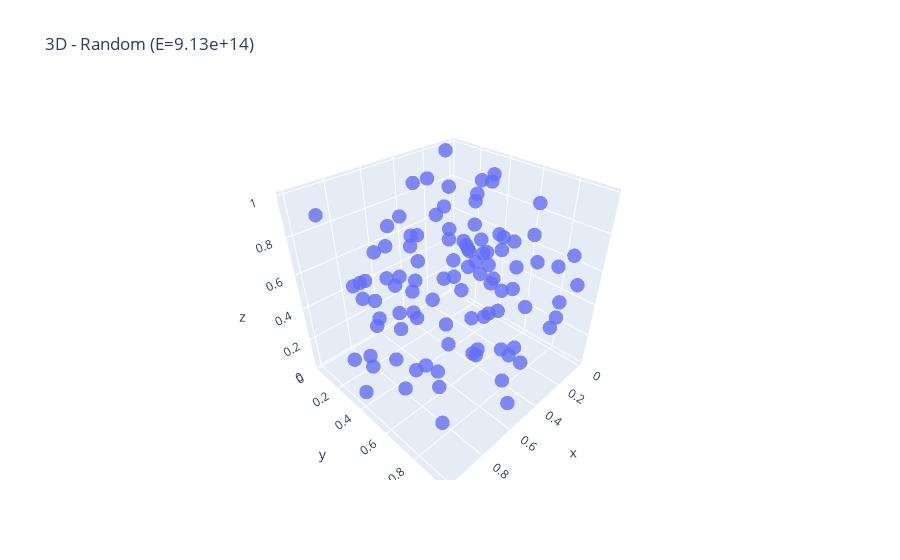
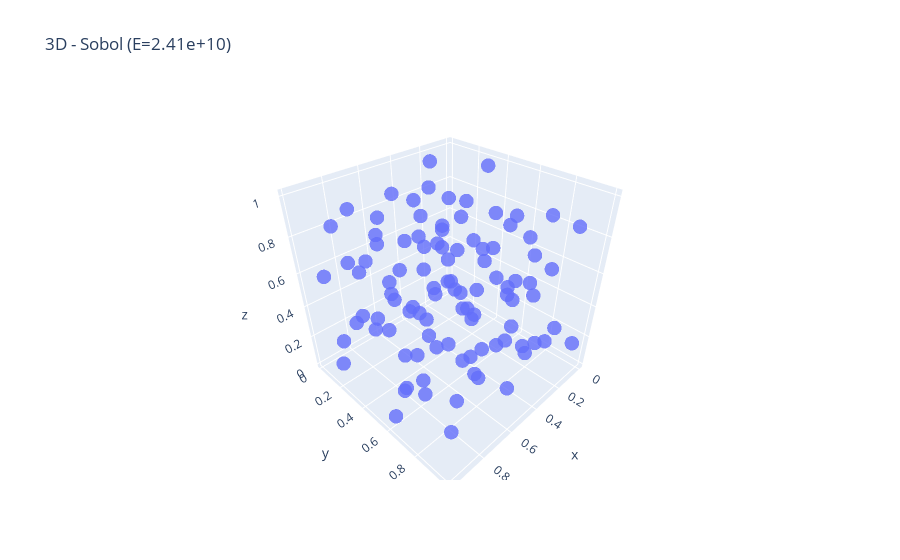
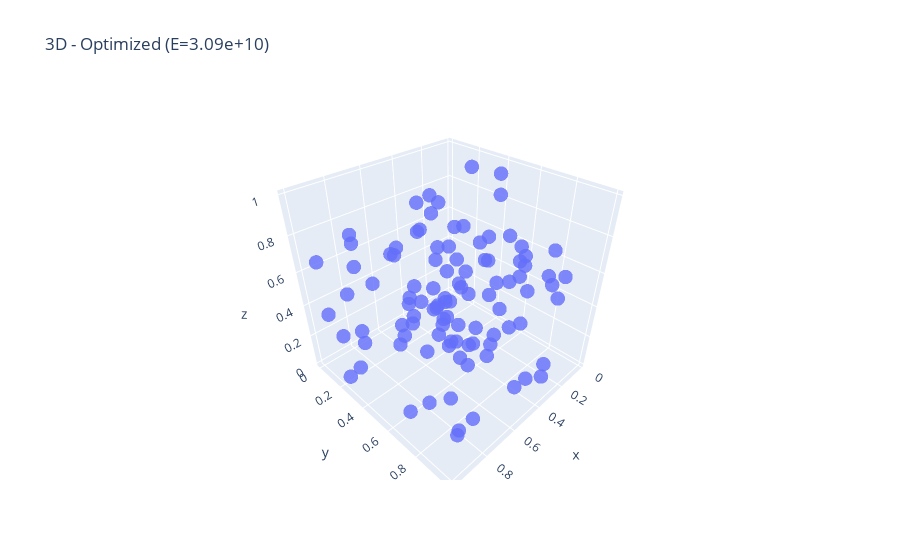

These figures' notebook cell, in order:
### Markdown cell above
## 3D Comparison

### Code cell
d = 3
n = 100
configs_3d, energies_3d = analyze_configurations(d, n)

for name in ['Random', 'Sobol', 'Optimized']:
    X = configs_3d[name]
    fig = go.Figure(data=[
        go.Scatter3d(
            x=X[:,0], y=X[:,1], z=X[:,2],
            mode='markers',
            marker=dict(size=5, opacity=0.8)
        )
    ])
    fig.update_layout(title=f"3D - {name} (E={energies_3d[name]:.2e})")
    fig.show()
